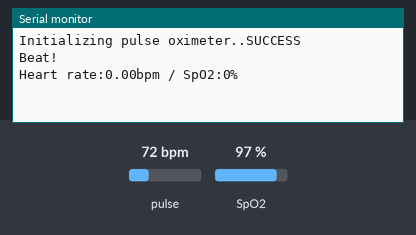
A sketch run on a simulated Arduino Uno, built with avr-gcc and run on an emulated ATmega328P. On the bench: the last lines printed to the serial monitor. The test bench sets the inputs (shaded band); at power-on: pulse 72 bpm, SpO2 97 %.

Above: at 1.2 s.
1.3 s: pulse set to 42 bpm
At 2.6 s:
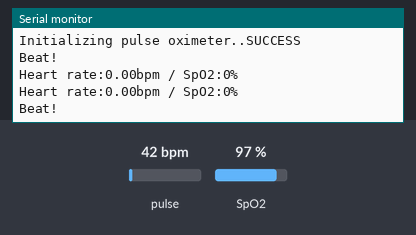
2.8 s: SpO2 set to 80 %
At 3.6 s:
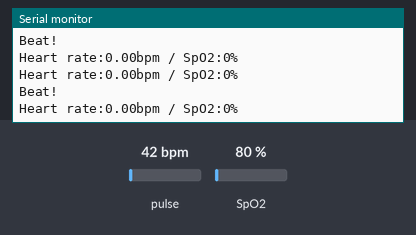
4.3 s: pulse set to 70 bpm
At 7.8 s:
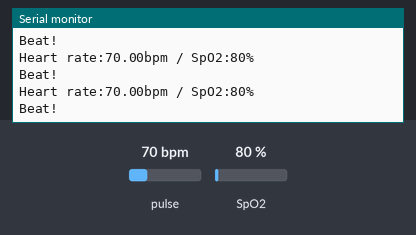
Timing chart, 0 to 9.3 s (numbered marks = the images above; inputs shaded):
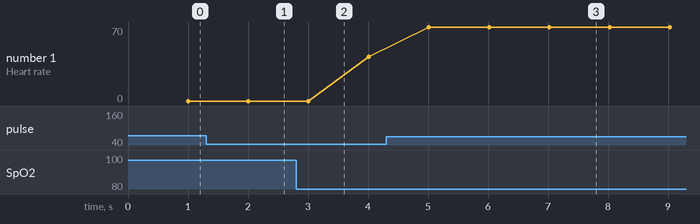

The sketch:

FromArduino.ino
```cpp
#include <Arduino.h>
#include <Wire.h>
#include "MAX30100_PulseOximeter.h"
#include <SoftwareSerial.h> //instead of parenthesis () put angle bracket as YouTube description does not allow angle bracket

SoftwareSerial espSerial(5, 6);
String str;

#define REPORTING_PERIOD_MS   1000

// PulseOximeter is the higher level interface to the sensor
// it offers:
//  * beat detection reporting
//  * heart rate calculation
//  * SpO2 (oxidation level) calculation
PulseOximeter pox;

uint32_t tsLastReport = 0;

float beat_send = 0;
float spo2_send = 0;

// Callback (registered below) fired when a pulse is detected
void onBeatDetected(){
  Serial.println("Beat!");
}

void setup(){
  Serial.begin(115200);
  espSerial.begin(115200);

  Serial.print("Initializing pulse oximeter..");
  // Initialize the PulseOximeter instance
  // Failures are generally due to an improper I2C wiring, missing power supply
  // or wrong target chip
  if (!pox.begin()) {
      Serial.println("FAILED");
      for(;;);
  } else {
      Serial.println("SUCCESS");
  }
  // The default current for the IR LED is 50mA and it could be changed
  //   by uncommenting the following line. Check MAX30100_Registers.h for all the
  //   available options.
  // pox.setIRLedCurrent(MAX30100_LED_CURR_7_6MA);
  // Register a callback for the beat detection
  pox.setOnBeatDetectedCallback(onBeatDetected);
}
void loop()
{
  // Make sure to call update as fast as possible
  pox.update();

  if (millis() - tsLastReport > REPORTING_PERIOD_MS){
    beat_send = pox.getHeartRate();
    spo2_send = pox.getSpO2();
    Serial.print("Heart rate:");
    Serial.print(pox.getHeartRate());
    Serial.print("bpm / SpO2:");
    Serial.print(pox.getSpO2());
    Serial.println("%");
    str =String(beat_send)+String(" ")+String(spo2_send);
    espSerial.println(str);
    tsLastReport = millis();
  }
}
```

Measured:
- after the input at 4.3 s, the serial monitor: prints a new line after 0.72 s (image 3)
- plotted number 1: 42 → 70 after the input at 4.3 s
